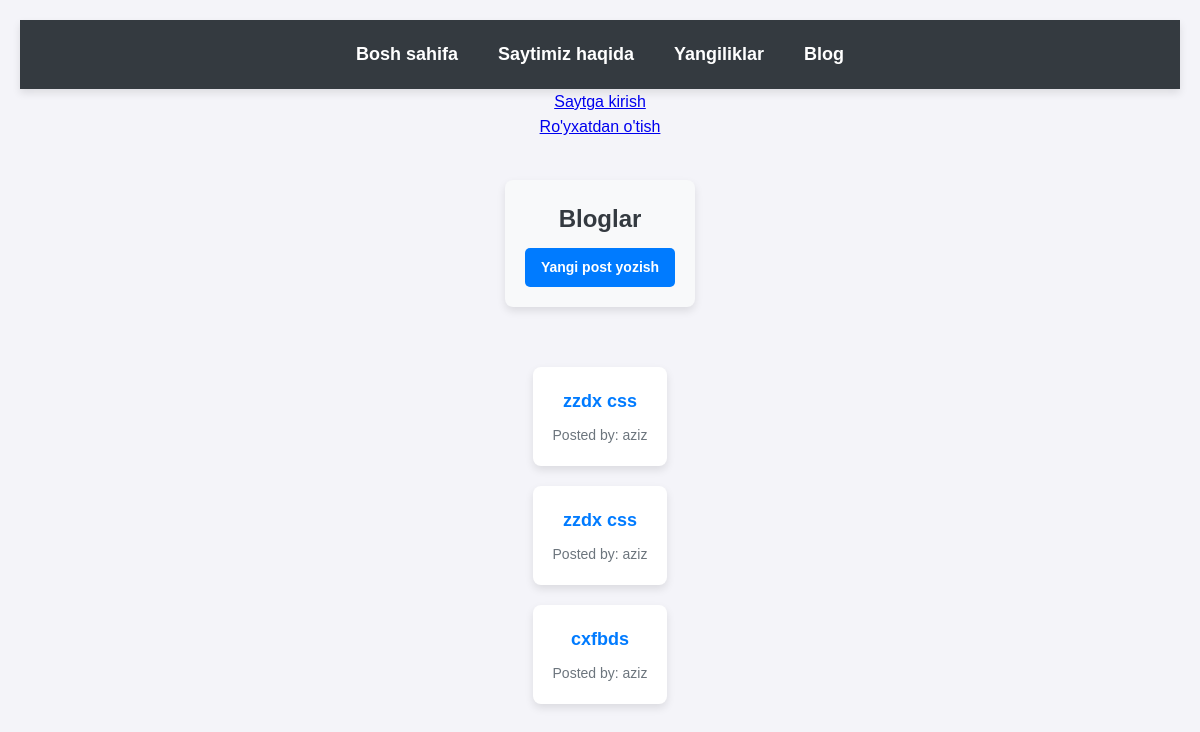
The page /blog/ on the database as committed earlier.
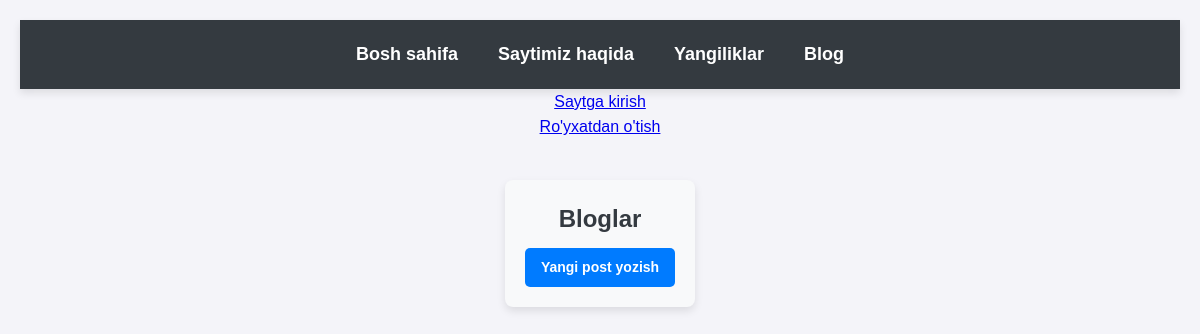
The same page on the database as committed later.
### apps/blog/models.py (models this page shows, shortened)
class Post(models.Model):
    title = models.CharField(max_length=200)
    author = models.ForeignKey(
        'auth.User',
        on_delete=models.CASCADE
    )
    body = models.TextField()

### apps/blog/views.py (the view)
# urls.py: path('', BlogListView.as_view(), name='blog'),
class BlogListView(ListView):
    model = Post
    template_name = 'blog.html'

### templates/blog.html
{% extends 'base.html' %}
{% block content %}
<div class="panel">
    <h1>Bloglar</h1>
    <a href="{% url 'post_new' %}" class="create-post-button">Yangi post yozish</a>
</div>
<div class="blog-container">
    {% for post in object_list %}
        <div class="post-entry">
            <h2 class="post-title">
                <a href="{% url 'post_detail' post.pk %}">{{ post.title }}</a>
            </h2>
            <p class="post-body">Posted by: {{ post.author }}</p>
        </div>
    {% endfor %}
</div>
{% endblock content %}

Rows that differ between the two databases and show on the page:
removed Post: title "zzdx css", author "aziz"
removed Post: title "zzdx css", author "aziz"
removed Post: title "cxfbds", author "aziz"
